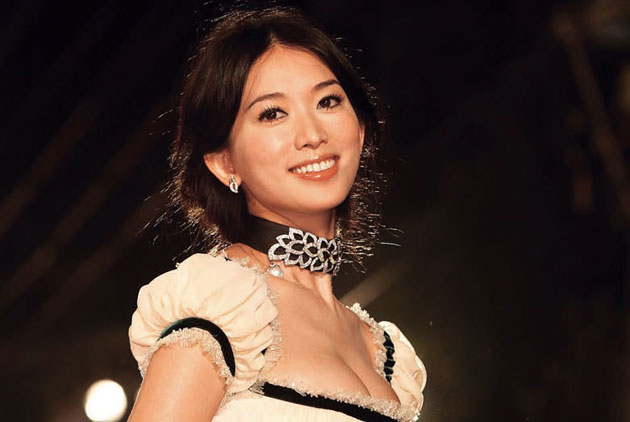
#> input picture images/J1420686814068.jpg, 630 x 422 px, given in place of the camera
$ python DetectingEyes.py
#> lines starting #> are read from the running program, lines starting #| are printed output that depends on the picture; after the words box and inside, x2 and y2 are one past the last pixel; in counts of white or black regions, pixels touching at a corner belong together
import cv2
import numpy as np

face_cascade = cv2.CascadeClassifier('../cascade_files/haarcascade_frontalface_alt.xml')
eye_cascade = cv2.CascadeClassifier('../cascade_files/haarcascade_eye.xml')
if face_cascade.empty():
  raise IOError('Unable to load the face cascade classifier xml file')

if eye_cascade.empty():
  raise IOError('Unable to load the eye cascade classifier xml file')

cap = cv2.VideoCapture(0)
ds_factor = 0.5

while True:
    ret, frame = cap.read()
#> frame is the input picture: shape (422, 630, 3); mean B, G, R 42.9, 50.7, 69.4
    frame = cv2.resize(frame, None, fx=ds_factor, fy=ds_factor, interpolation=cv2.INTER_AREA)
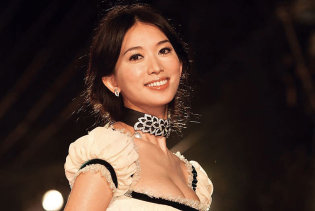
#> frame: shape (211, 315, 3); mean B, G, R 43, 50.8, 69.5
    gray = cv2.cvtColor(frame, cv2.COLOR_BGR2GRAY)
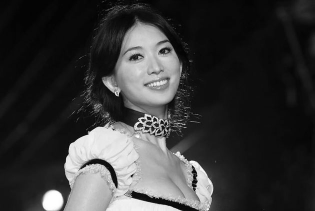
#> gray: shape (211, 315); min 3, max 255, mean 55.5

    faces = face_cascade.detectMultiScale(gray, 1.3, 5)
#> faces = [[111, 24, 79, 79]]
    for (x,y,w,h) in faces:
        roi_gray = gray[y:y+h, x:x+w]
        roi_color = frame[y:y+h, x:x+w]
        eyes = eye_cascade.detectMultiScale(roi_gray)
        for (x_eye,y_eye,w_eye,h_eye) in eyes:
            center = (int(x_eye + 0.5*w_eye), int(y_eye + 0.5*h_eye))
            radius = int(0.3 * (w_eye + h_eye))
            color = (0, 255, 0)
            thickness = 3
            cv2.circle(roi_color, center, radius, color, thickness)
#> this loop made 1 pass
#> (x, y, w, h, eyes) on pass 1: (111, 24, 79, 79, [[43, 15, 22, 22], [11, 21, 23, 23]])
#> pass 1, `roi_gray = gray[y:y+h, x:x+w]`:
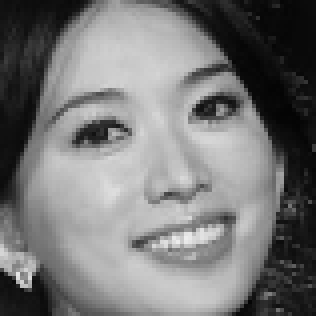
#> roi_gray: shape (79, 79) (shown 4 times larger); min 4, max 237, mean 119
#> pass 1, `roi_color = frame[y:y+h, x:x+w]`:
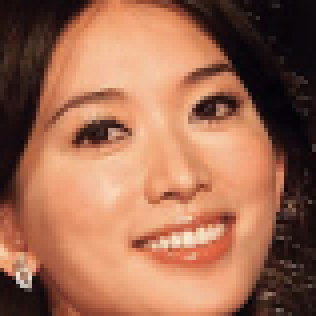
#> roi_color: shape (79, 79, 3) (shown 4 times larger); mean B, G, R 81.4, 106.3, 158.4
#> after the loop:
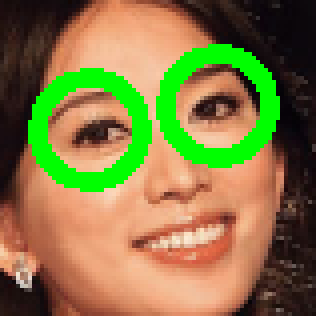
#> roi_color: shape (79, 79, 3) (shown 4 times larger); 12.69% of pixels changed, all inside (x1, y1, x2, y2) = (7, 11, 70, 48)

    cv2.imshow('Eye Detector', frame)
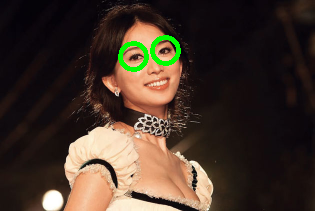
#> window 'Eye Detector': shape (211, 315, 3); mean B, G, R 41.8, 52.2, 67.2

    c = cv2.waitKey(1)
#> (key Esc is pressed here)
    if c == 27:
        break

cap.release()
cv2.destroyAllWindows()
